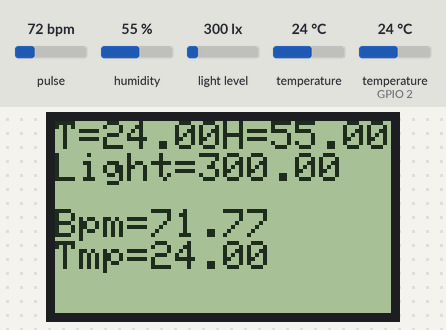
This sketch was run on a simulated ESP8266 (NodeMCU). On the bench: 84×48 one-colour display. Inputs (shaded band) come from the test bench; at power-on: pulse 72 bpm, temperature (sensor on GPIO 2) 24 °C, humidity 55 %, light level 300 lx, temperature 24 °C. WiFi joins after 1.5 s; servers stay silent unless stated; the display library's start-up logo is not drawn; what the sketch prints to the serial monitor is not drawn.

Above: at 6.3 s.
6.4 s: pulse set to 130 bpm
At 9.6 s:
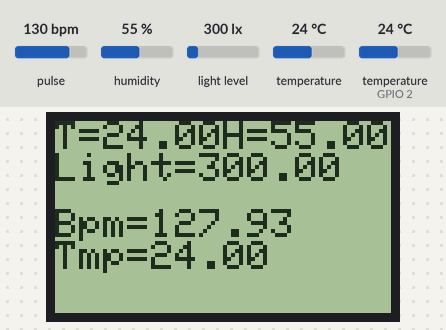
14.6 s: temperature (sensor on GPIO 2) set to 12 °C
At 18.6 s:
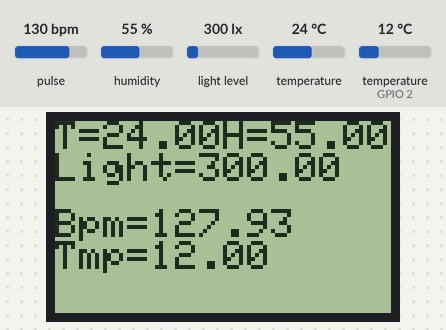
22.8 s: humidity set to 22 %
At 26.4 s:
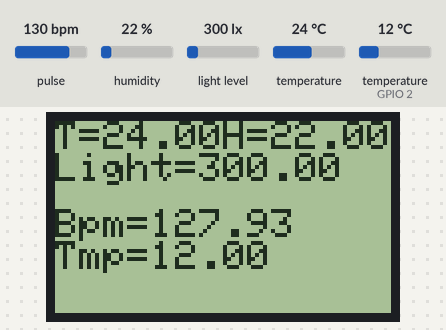
27.1 s: light level set to 40 lx
At 32.7 s:
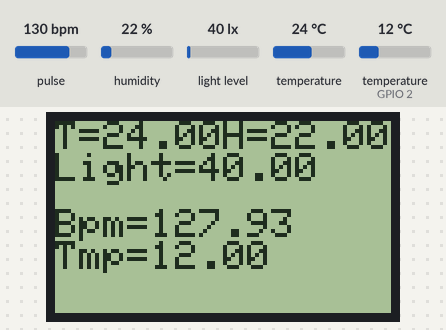
35.3 s: temperature (sensor on GPIO 2) set to 19 °C
At 37.8 s:
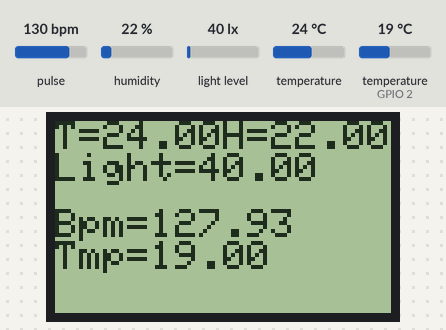
38.5 s: temperature (sensor 0) set to 12 °C
At 44.1 s:
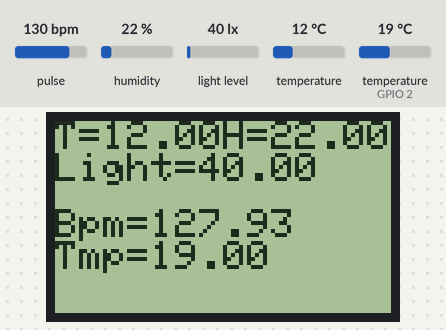
Timing chart, 0 to 45.2 s (numbered marks = the images above; inputs shaded):
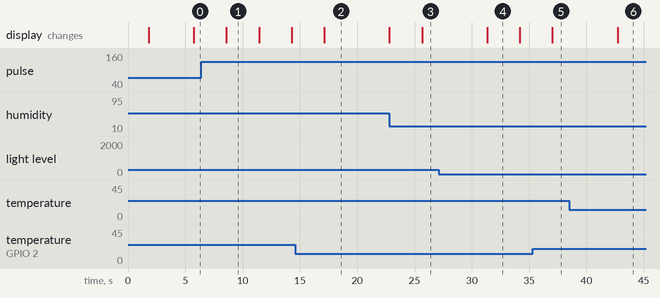

Measured:
- after the input at 6.4 s, the display: changes after 2.2 s (image 1)
- after the input at 14.6 s, the display: changes after 2.5 s (image 2)
- after the input at 22.8 s, the display: first differs from a run without the input after 2.9 s (image 3)
- after the input at 27.1 s, the display: changes after 4.2 s (image 4)
- after the input at 35.3 s, the display: changes after 1.7 s (image 5)
- after the input at 38.5 s, the display: changes after 4.2 s (image 6)
- what the display in image 1 shows lasts 2.8 s, from 8.6 s to 11.4 s

The sketch:

SmartMedic_ESP8266.ino
```cpp
// (licence header left out)
#define BLYNK_TEMPLATE_ID "TMPLB8vzSAGz"
#define BLYNK_DEVICE_NAME "SmartMedicDevice"

#define BLYNK_PRINT Serial

//Includes:-------------------------------------------------
#include <ESP8266WiFi.h>
#include <BlynkSimpleEsp8266.h>
#include "DHTesp.h"
#include <SPI.h>
#include <Adafruit_GFX.h>
#include <Adafruit_PCD8544.h>
#include <Wire.h>
#include <BH1750.h>
#include <Wire.h>
#include "MAX30105.h"
#include "heartRate.h"
#include <OneWire.h>
#include <DallasTemperature.h>

//Defines Blynk-------------------------------------------------

char auth[] = "TOKEN";

// Your WiFi credentials.
// Set password to "" for open networks.
char ssid[] = "LOGIN";
char pass[] = "PASSWORD";

//Defines-------------------------------------------------
#define ONE_WIRE_BUS 2
#define NUMFLAKES 10
#define XPOS 0
#define YPOS 1
#define DELTAY 2
#define LOGO16_GLCD_HEIGHT 16
#define LOGO16_GLCD_WIDTH  16
#define MAX_BRIGHTNESS 255

//Library to objects---------------------------------------
BH1750 lightMeter;
DHTesp dht;
MAX30105 particleSensor;
OneWire oneWire(ONE_WIRE_BUS);
DallasTemperature sensors(&oneWire);

//Variables---------------------------------------
int adc_light;

const byte RATE_SIZE = 4; //Increase this for more averaging. 4 is good.
byte rates[RATE_SIZE]; //Array of heart rates
byte rateSpot = 0;
long lastBeat = 0; //Time at which the last beat occurred

float beatsPerMinute;
int beatAvg;

int IR30102Value;

#if defined(__AVR_ATmega328P__) || defined(__AVR_ATmega168__)
//Arduino Uno doesn't have enough SRAM to store 100 samples of IR led data and red led data in 32-bit format
//To solve this problem, 16-bit MSB of the sampled data will be truncated. Samples become 16-bit data.
uint16_t irBuffer[100]; //infrared LED sensor data
uint16_t redBuffer[100];  //red LED sensor data
#else
uint32_t irBuffer[100]; //infrared LED sensor data
uint32_t redBuffer[100];  //red LED sensor data
#endif

int32_t bufferLength; //data length
int32_t spo2; //SPO2 value
int8_t validSPO2; //indicator to show if the SPO2 calculation is valid
int32_t heartRate; //heart rate value
int8_t validHeartRate; //indicator to show if the heart rate calculation is valid

// If using an ESP8266, use this option. Comment out the other options.
// ESP8266 Hardware SPI (faster, but must use certain hardware pins):
//-------------------------------------------------------------------
// pin 14 - SCK is LCD serial clock (SCLK) - this is  on Huzzah ESP8266
// pin 13 - DIN is LCD on an Huzzah ESP8266
// pin 12 - D/C is Data/Command select on an Huzzah ESP8266
// pin 5 -  CS  is LCD chip select  (15)
// pin 4 -  RST is LCD reset  (16)
//-------------------------------------------------------------------
//Adafruit_PCD8544 display = Adafruit_PCD8544(12, 5, 4);
Adafruit_PCD8544 display = Adafruit_PCD8544(14, 13, 12, 15, 16);

static const unsigned char PROGMEM logo16_glcd_bmp[] =
{ B00000000, B11000000,
  B00000001, B11000000,
  B00000001, B11000000,
  B00000011, B11100000,
  B11110011, B11100000,
  B11111110, B11111000,
  B01111110, B11111111,
  B00110011, B10011111,
  B00011111, B11111100,
  B00001101, B01110000,
  B00011011, B10100000,
  B00111111, B11100000,
  B00111111, B11110000,
  B01111100, B11110000,
  B01110000, B01110000,
  B00000000, B00110000 };

void setup()
{
  Serial.begin(9600);
  Blynk.begin(auth, ssid, pass);

  //Nokia5110-----------------------------------------------
  display.begin();
  display.setContrast(50);// you can change the contrast around to adapt the display
  display.display(); // show splashscreen
  delay(1000);
  display.clearDisplay();   // clears the screen and buffer

  //DHT11-----------------------------------------------
  dht.setup(0, DHTesp::DHT11);

  //BH1750-----------------------------------------------
  // Initialize the I2C bus (BH1750 library doesn't do this automatically)
  // On esp8266 you can select SCL and SDA pins using Wire.begin(D4, D3);
  Wire.begin();
  lightMeter.begin();

  //MAX30102-----------------------------------------------
  if (!particleSensor.begin(Wire, I2C_SPEED_FAST)) //Use default I2C port, 400kHz speed
  {
    Serial.println("MAX30105 was not found. Please check wiring/power. ");
    while (1);
  }
  Serial.println("Place your index finger on the sensor with steady pressure.");

  particleSensor.setup(); //Configure sensor with default settings
  particleSensor.setPulseAmplitudeRed(0x0A); //Turn Red LED to low to indicate sensor is running
  particleSensor.setPulseAmplitudeGreen(0); //Turn off Green LED

  //18B20------------------------------------------------------------------
   sensors.begin();
  //sensor.setResolution(12);

}

void loop(){

  //  for (int i=0; i<200; i=i+1){
  //    adc_light = analogRead(A0);
  //    Blynk.virtualWrite(V0, adc_light);
  //  }

  //Read DHT11-----------------------------------------------
  float humidity = dht.getHumidity();//V0
  float temperature = dht.getTemperature();//V1

  Serial.println("------------------------");
  //Serial.print("light=");
  //Serial.println(adc_light);

  Serial.print("humidity=");
  Serial.println(humidity);

  Serial.print("temperature=");
  Serial.println(temperature);

  //DHT11 to LCD -------------------------------------------------
  display.clearDisplay();   // clears the screen and buffer

  display.setTextSize(1);
  display.setTextColor(BLACK);
  display.setCursor(0,0);
  display.print("T=     H=");

  display.setCursor(12,0);
  display.print(temperature);
  display.setCursor(54,0);
  display.print(humidity);

  //Read MAX30102 -------------------------------------------------
  float lux = lightMeter.readLightLevel();//V2
  Serial.print("Light= ");
  Serial.print(lux);
  Serial.println(" lx");

  display.setCursor(0,8);
  display.print("Light=");
  display.setCursor(36,8);
  display.print(lux);

  //Merge 30102 Bpm -------------------------------------------------
  for (int i = 0; i<200; i++)
  {
        long irValue = particleSensor.getIR();
    if (checkForBeat(irValue) == true)
    {
      //We sensed a beat!
      long delta = millis() - lastBeat;
      lastBeat = millis();

      beatsPerMinute = 60 / (delta / 1000.0);

      if (beatsPerMinute < 255 && beatsPerMinute > 20)
      {
        rates[rateSpot++] = (byte)beatsPerMinute; //Store this reading in the array
        rateSpot %= RATE_SIZE; //Wrap variable

        //Take average of readings
        beatAvg = 0;
        for (byte x = 0 ; x < RATE_SIZE ; x++)
          beatAvg += rates[x];
        beatAvg /= RATE_SIZE;
      }
      IR30102Value = irValue;
    }
  }

  //MAX30102 to LCD -------------------------------------------------

  Serial.print("Avg BPM=");
  Serial.println(beatsPerMinute);//V3

  display.setCursor(0,22);
  display.print("Bpm=");
  display.setCursor(24,22);
  //display.print(beatsPerMinute);

  if (IR30102Value < 70000){
    display.print("No finger?");
  }else{
    display.print(beatsPerMinute);
  }

  //18B20 to LCD -------------------------------------------------
  float temperature_1820;
  sensors.requestTemperatures();// Send the command to get temperatures
  temperature_1820 = sensors.getTempCByIndex(0);

  Serial.print("Temperature_body=");
  Serial.println(temperature_1820);

  display.setCursor(0,30);
  display.print("Tmp=");
  display.setCursor(24,30);
  display.print(temperature_1820);

  display.display();

  //TX to Blynk-------------------------------------------------
  Blynk.virtualWrite(V0,humidity);
  Blynk.virtualWrite(V1,temperature);
  Blynk.virtualWrite(V2,lux);
  Blynk.virtualWrite(V3,beatsPerMinute);
  Blynk.virtualWrite(V4,temperature_1820);

  Blynk.run();
}
```
